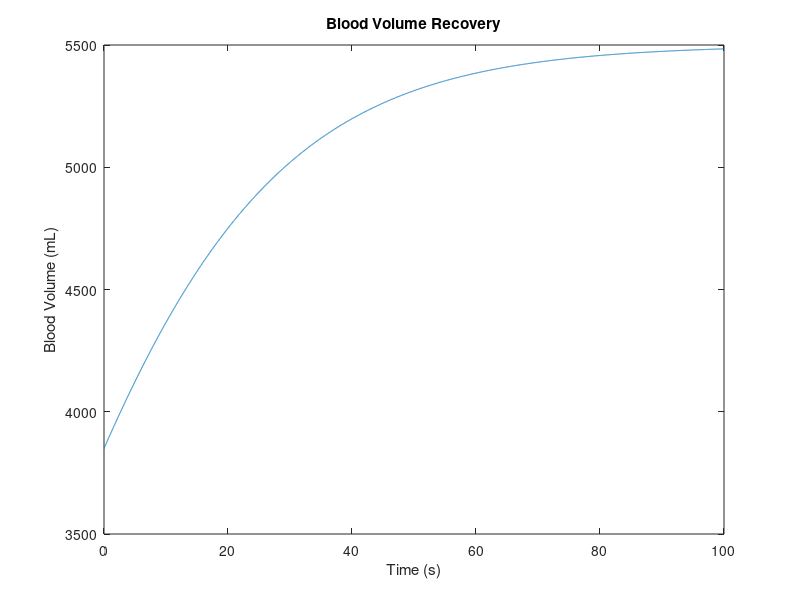
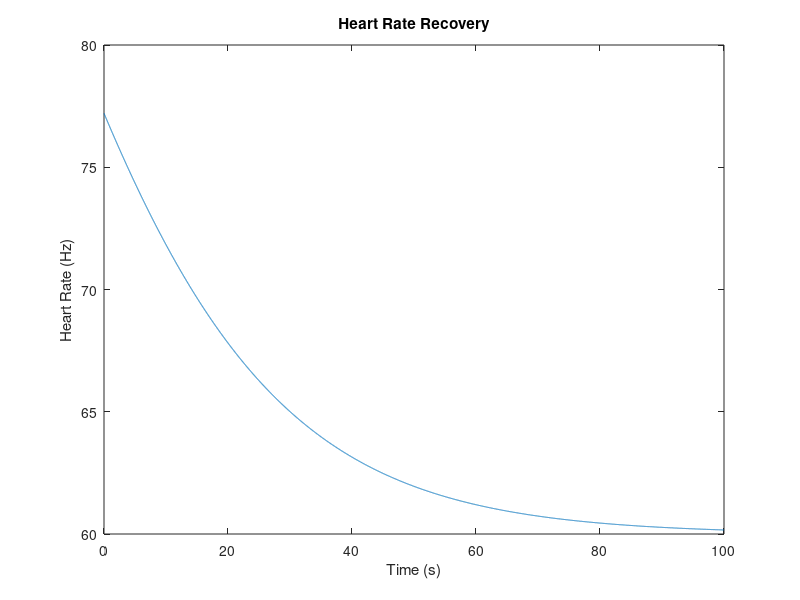

Write MATLAB code to recreate these figures, in order.
function dynamicModel
    t = 0:0.01:100;
    volume = bloodVolumeRecovery(0,t,1650);
    plot(t,volume)
    xlabel('Time (s)');
    ylabel('Blood Volume (mL)');
    title('Blood Volume Recovery');
    saveas(gcf, 'Blood Volume Recovery.png');
    HR = heartRate(volume,60);
    figure;
    plot(t,HR)
    xlabel('Time (s)');
    ylabel('Heart Rate (Hz)');
    title('Heart Rate Recovery');
    saveas(gcf, 'Heart Rate Recovery.png');
  
    %disp(mean(Q_left_heart(2500:end)))

   
end

function volume = bloodVolumeRecovery(t0, tf,bloodLoss)
%Calculates an array of volumes of blood at different time periods after an
%inital blood loss
%Output:
    %volume - an array containing the volume of blood in mL in entire body
%Input: 
    %t0 - initial time when blood loss occurs (h)
    %tf - time during which instantaenous blood volume should be calculated (h)
    %bloodLoss - the amount of blood lost at t0 (mL)

%Set up variables
t = (tf - t0); %time (h) 
normalBV = 5500; %normal blood volume (mL)
V0 = 5500 - bloodLoss; 
k = 0.05; %blood replenishment rate

volume = normalBV./((normalBV-V0)/V0*exp(-k*t)+1);

end

function HR = heartRate(volume,HR0)
%Calculates the heart rate based on the current blood volume
%Outputs:
    %HR - heart rate in bpm
%Input:
    %volume - the volume of blood in mL
    %HR0 - the baseline heart rate


BL = 5500 - volume; %Calculate blood loss
LBNP = BL / 17.2619; %Convert blood loss to LBNP equivalent
HR = 0.18*LBNP + HR0;

end

function CO = cardiacOutputFraction(volume)
%Calculates fractional change in cardiac output adjusted for blood loss 
%Output:
    %CO - cardiac output fractional change (multiply with baseline cardiac
    %output for adjusted cardiac output
%Inputs: 
    
    %Volume - blood volume


BL = 5500 - volume; %Calculate blood loss
LBNP = BL / 17.2619; %Convert blood loss to LBNP equivalent
CO = -0.0075*LBNP + 1;
end


function [Q,VO2] = heartDynamic(volume)
%Calcualates fractional changes for organ blood flow and oxygen consumption
%based on the current blood volume
%Outputs:
    %Q - the fractional adjustment coefficient for heart rate
    %VO2 - the fractional adjustment coefficeint for oxygen consumption
%Inputs: 
    %volume - current blood volume in the body (not blood lost!)

%Adjusts blood flow rate to the heart
CO = cardiacOutputFraction(volume);
Q = CO; %Blood flow change to the heart is 1:1 with to cardiac output 
VO2 = 0.382 * CO + 0.618; %oxygen consumption decreases during shock 
end

function [Q,VO2] = brainDynamic(volume)
%Calcualates fractional changes for organ blood flow and oxygen consumption
%based on the current blood volume
%Outputs:
    %Q - the fractional adjustment coefficient for heart rate
    %VO2 - the fractional adjustment coefficeint for oxygen consumption
%Inputs: 
    %volume - current blood volume in the body (not blood lost!)

CO = cardiacOutputFraction(volume);


Q = 1; %Blood flow change does not change
VO2 = (CO * -1.5 +2.5); %oxygen consumption increases during shock
end

function Q = lungDynamic(volume)
%Calcualates fractional changes for organ blood flow and oxygen consumption
%based on the current blood volume
%Outputs:
    %Q - the fractional adjustment coefficient for heart rate
    %VO2 - the fractional adjustment coefficeint for oxygen consumption
%Inputs: 
    %volume - current blood volume in the body (not blood lost!)

CO = cardiacOutputFraction(volume);
fractionalVolume = volume / 5500;
Q = fractionalVolume * 2.1205 - 1.1259; %Blood flow change does not change

%Did not include lung fractional oxygen consumption because assumes same
end


function [Q,VO2] = liverDyanmic(volume)
%Calcualates fractional changes for organ blood flow and oxygen consumption
%based on the current blood volume
%Outputs:
    %Q - the fractional adjustment coefficient for heart rate
    %VO2 - the fractional adjustment coefficeint for oxygen consumption
%Inputs: 
    %volume - current blood volume in the body (not blood lost!)

CO = cardiacOutputFraction(volume);

Q = CO; 
VO2 = CO * 1.7 - 0.7;
end

function [Q,VO2] = kidneyDynamic(volume)
%Calcualates fractional changes for organ blood flow and oxygen consumption
%based on the current blood volume
%Outputs:
    %Q - the fractional adjustment coefficient for heart rate
    %VO2 - the fractional adjustment coefficeint for oxygen consumption
%Inputs: 
    %volume - current blood volume in the body (not blood lost!)

CO = cardiacOutputFraction(volume);

Q = CO * 1.82 - 0.82; 
VO2 = CO * 1.26 - 0.26; 
end




